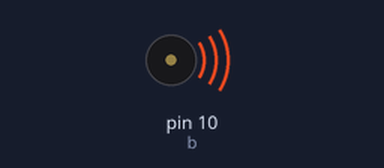
The sketch below on a simulated Arduino Uno, built with avr-gcc and run on an emulated ATmega328P. Shown: buzzer (waves = sounding).

Above: at 0.1 s.
At 8.1 s:
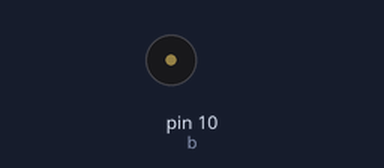
Timing chart, 0 to 9.6 s (numbered marks = the images above):
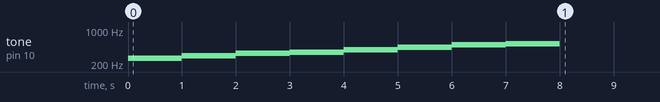

The sketch:

Buzzer.ino
```cpp
int b=10;
int melody[]={262,294,330,349,392,440,494,523};
//0:도,1:레 2:미,3:파,4:솔,5:라,6:시,7:도
void setup() {
  pinMode(b,OUTPUT);
  for(int i=0;i<8;i++){
    tone(b,melody[i]); delay(1000);
    noTone(b);
  }/* 학교교가 일부
  tone(b,melody[4]);delay(1000/4);
  tone(b,melody[7]);delay(1000/4);noTone(b); delay(30);
  tone(b,melody[7]);delay(2000/4);
  tone(b,melody[5]);delay(750/4);
  tone(b,melody[4]);delay(250/4);
  tone(b,melody[2]);delay(1000/4);noTone(b); delay(30);
  tone(b,melody[2]);delay(2000/4);

  tone(b,melody[0]);delay(750/4);
  tone(b,melody[2]);delay(250/4);
  tone(b,melody[4]);delay(2000/4);
  tone(b,melody[5]);delay(750/4);
  tone(b,melody[7]);delay(250/4);
  tone(b,melody[4]);delay(3000/4);

  tone(b,melody[2]*2);delay(3000);
  tone(b,melody[1]*2);delay(3000/4);
  tone(b,melody[2]*2);delay(3000/4);
  tone(b,melody[1]*2);delay(3000/4);

  tone(b,melody[4]);delay(3000/4);
  tone(b,melody[4]);delay(3000/4);
  tone(b,melody[4]);delay(3000/4);
  tone(b,melody[4]);delay(3000/4);
  */
}

void loop() {
  //사용하지 않아도 선언하지 않으면 에러 생김
}
```
